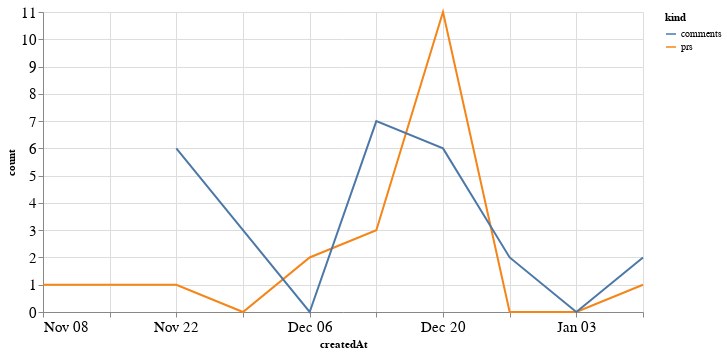

Notebook cell for this chart:
### Code cell
alt.Chart(total_time, width=600).mark_line().encode(
    x='createdAt',
    y='count',
    color='kind'
)

### Figure 1 — Vega-Lite specification as saved in the notebook (floating-point values rounded to 4 significant figures)
{"config": {"axisLeft": {"labelFontSize": 15}, "axisBottom": {"labelFontSize": 15}}, "data": {"name": "data-060cddab475d48baa5c3f6ff15103f0d"}, "mark": "line", "encoding": {"color": {"type": "nominal", "field": "kind"}, "x": {"type": "temporal", "field": "createdAt"}, "y": {"type": "quantitative", "field": "count"}}, "width": 600, "$schema": "https://vega.github.io/schema/vega-lite/v4.8.1.json", "datasets": {"data-060cddab475d48baa5c3f6ff15103f0d": [{"createdAt": "2020-11-08T00:00:00", "kind": "prs", "count": 1.0}, {"createdAt": "2020-11-15T00:00:00", "kind": "prs", "count": 1.0}, {"createdAt": "2020-11-22T00:00:00", "kind": "prs", "count": 1.0}, {"createdAt": "2020-11-29T00:00:00", "kind": "prs", "count": 0.0}, {"createdAt": "2020-12-06T00:00:00", "kind": "prs", "count": 2.0}, {"createdAt": "2020-12-13T00:00:00", "kind": "prs", "count": 3.0}, {"createdAt": "2020-12-20T00:00:00", "kind": "prs", "count": 11.0}, {"createdAt": "2020-12-27T00:00:00", "kind": "prs", "count": 0.0}, {"createdAt": "2021-01-03T00:00:00", "kind": "prs", "count": 0.0}, {"createdAt": "2021-01-10T00:00:00", "kind": "prs", "count": 1.0}, {"createdAt": "2020-11-08T00:00:00", "kind": "comments", "count": null}, {"createdAt": "2020-11-15T00:00:00", "kind": "comments", "count": null}, {"createdAt": "2020-11-22T00:00:00", "kind": "comments", "count": 6.0}, {"createdAt": "2020-11-29T00:00:00", "kind": "comments", "count": 3.0}, {"createdAt": "2020-12-06T00:00:00", "kind": "comments", "count": 0.0}, {"createdAt": "2020-12-13T00:00:00", "kind": "comments", "count": 7.0}, {"createdAt": "2020-12-20T00:00:00", "kind": "comments", "count": 6.0}, {"createdAt": "2020-12-27T00:00:00", "kind": "comments", "count": 2.0}, {"createdAt": "2021-01-03T00:00:00", "kind": "comments", "count": 0.0}, {"createdAt": "2021-01-10T00:00:00", "kind": "comments", "count": 2.0}]}}
